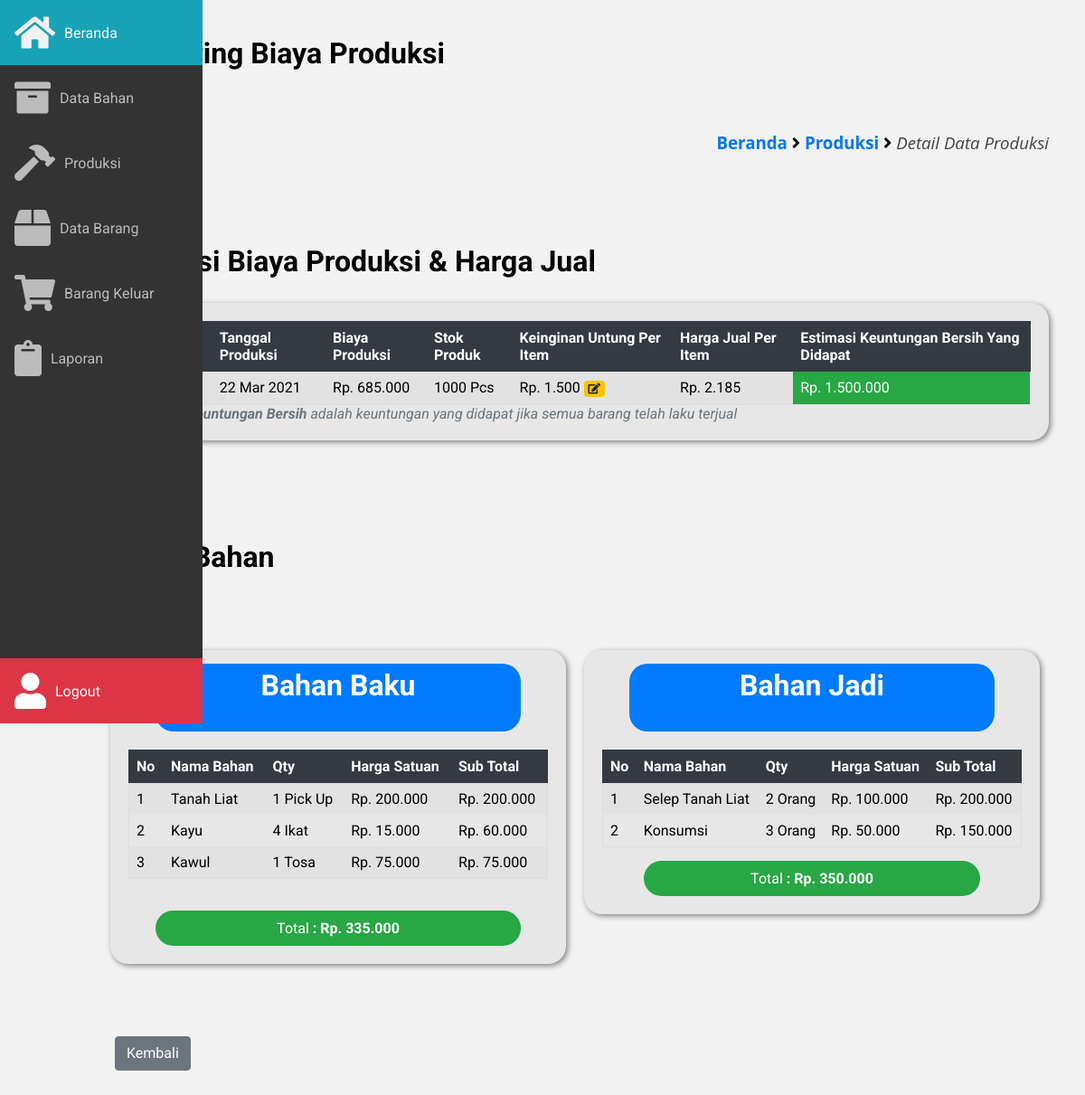
Page /frontend/produksi/detail_produksi.php?ip=95 (signed in) on the earlier database version.
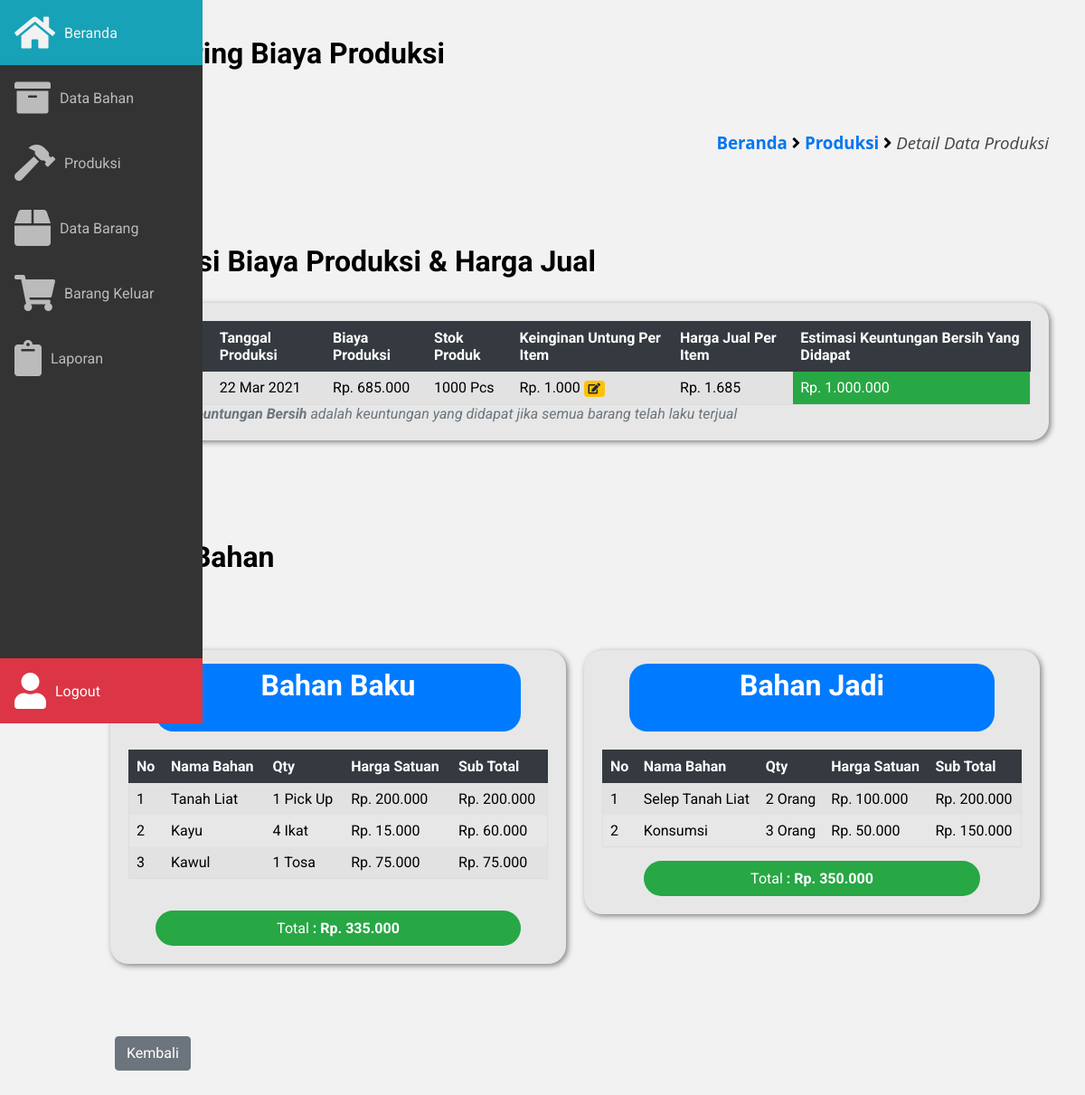
Same page on the later database version.
### tables this page shows
CREATE TABLE `produksi` (
  `id_produksi` int(12) NOT NULL,
  `nama_produk` varchar(100) NOT NULL,
  `stok_produk` int(12) NOT NULL,
  `satuan_stok_produk` varchar(100) NOT NULL,
  `untung_produk` int(12) NOT NULL,
  `harga_jual` int(20) NOT NULL,
  `tgl_produksi` date NOT NULL
);

CREATE TABLE `detail_produksi` (
  `id_detail_produksi` int(12) NOT NULL,
  `produksi_id` int(12) NOT NULL,
  `bhn_id` int(12) NOT NULL,
  `qty` int(12) NOT NULL,
  `sub_total` int(12) NOT NULL
);

CREATE TABLE `bahan` (
  `id_bahan` int(11) NOT NULL,
  `nama_bahan` varchar(100) NOT NULL,
  `tgl` date NOT NULL,
  `kuantitas` int(12) NOT NULL,
  `satuan` varchar(100) NOT NULL,
  `harga` int(11) NOT NULL,
  `kategori` varchar(100) NOT NULL
);

### frontend/produksi/detail_produksi.php (the view, shortened to what this page needs)
<?php
	include '../../database/koneksi.php';
?>
<!DOCTYPE html>
<html lang="pt-BR">
	<head>
		<link rel="stylesheet" href="https://pro.fontawesome.com/releases/v5.10.0/css/all.css"/>
		<link
			rel="stylesheet"
			href="https://cdn.materialdesignicons.com/4.9.95/css/materialdesignicons.min.css"
		/>
		<link rel="stylesheet" href="../../assets/css/main.css" />
		<link rel="stylesheet" href="../../assets/css/style.css" />
		<link rel="stylesheet" href="../../assets/css/sidebar.css" />
	</head>
	<body>
	<?php
		include '../layout/sidebar.php';
	?>
		<main class="main">
			<section>
				<h2>Monitoring Biaya Produksi</h2>
				<h3>Produksi</h3>
				<div class="breadcrumb">
						<h3>
							<a href="../../beranda.php?page=beranda">Beranda</a> <i class="fa fa-angle-right"></i>
							<a href="index.php?page=produksi">Produksi</a> <i class="fa fa-angle-right"></i>
							<span class="akhir-link-breadcrumb">Detail Data Produksi</span>
						</h3>
				</div>
				<div class="container">
					<div class="baris">
						<?php
							$ip = $_GET['ip'];
							$cekData   =  "SELECT * FROM detail_produksi WHERE produksi_id = '$ip' ";
							$queryData = mysqli_query($host, $cekData);
							$cekdId    = mysqli_num_rows($queryData);
							if ($cekdId != null) {
								$sql        = "SELECT * FROM detail_produksi INNER JOIN produksi ON detail_produksi.produksi_id = produksi.id_produksi WHERE produksi_id = '$ip' ";
								$query      = mysqli_query($host, $sql);
								$list_biaya = mysqli_fetch_assoc($query);
								$sqlSum     = "SELECT SUM(sub_total) AS total_biaya_produksi FROM detail_produksi WHERE produksi_id = '$ip' ";
								$querySum   = mysqli_query($host, $sqlSum);
								$dataSum    = mysqli_fetch_assoc($querySum);
								$hargaSatuan = $dataSum['total_biaya_produksi'] / $list_biaya['stok_produk'] + $list_biaya['untung_produk'];
								$cuan        = $list_biaya['stok_produk'] * $list_biaya['untung_produk'];
								$produksi_id      = $list_biaya['produksi_id'];
								$total_biaya      = $dataSum['total_biaya_produksi'];
								$stok_produk      = $list_biaya['stok_produk'];
								$selectStokBarang = "SELECT * FROM barang WHERE produksi_id = '$ip' ";
								$queryStokBarang  = mysqli_query($host, $selectStokBarang);
								$dataStokBarang   = mysqli_fetch_assoc($queryStokBarang);
								$stokBarang       = $dataStokBarang['stok_barang'];
						?>
							<div class="kolom-100 margin-top-50 margin-bottom-100">
								<h2>Kalkulasi Biaya Produksi & Harga Jual</h2>
								<div class="box-konten-radius backgorund-e7">
									<div class="box-badan-konten">
										<div class="table-box">
											<table class="table-responsive">
												<tr class="thead-dark">
													<th>Nama Produk</th>
													<th>Tanggal Produksi</th>
													<th>Biaya Produksi</th>
													<th>Stok Produk</th>
													<th>Keinginan Untung Per Item</th>
													<th>Harga Jual Per Item</th>
													<th>Estimasi Keuntungan Bersih Yang Didapat</th>
												</tr>
												<tr>
													<td><?= $list_biaya['nama_produk'] ?></td>
													<td><?= date('d M Y', strtotime($list_biaya['tgl_produksi'])) ?></td>
													<td><?= "Rp. " . number_format($dataSum['total_biaya_produksi'],0, ',' , '.') ?></td>
													<td><?= $list_biaya['stok_produk'] . " " . $list_biaya['satuan_stok_produk'] ?></td>
													<td>
														<?= "Rp. " . number_format($list_biaya['untung_produk'], 0, ',' , '.') ?>
														<?php
															if ($stokBarang != 0) {
																echo "
																	<a href='edit_untung.php?ip=$produksi_id&biaya_produksi=$total_biaya&stok=$stok_produk' class='lencana lencana-kuning'>
																		<i class='fa fa-edit'></i>
																	</a>
																";
															}
														?>
													</td>
													<td><?= "Rp. " . number_format($hargaSatuan, 0, ',' , '.') ?></td>
													<td class="background-hijau teks-putih"><?= "Rp. " . number_format($cuan, 0, ',' , '.') ?></td>
												</tr>
											</table>
											<i class="teks-mati">
												<b>* Estimasi Keuntungan Bersih</b> adalah keuntungan yang didapat jika semua barang telah laku terjual
											</i>
										</div>
									</div>
								</div>
							</div>
							<div class="kolom-50">
								<h2>Detail Bahan</h2>
								<?php
								if ($stokBarang != 0) {
									echo "
									<a href='edit_detail_produksi.php?ip=$produksi_id&page=produksi' class='tmbl tmbl-kuning float-left'>
										Edit Bahan
									</a>
									";
								}
								?>
							</div>
							<div class="kolom-100 margin-bottom-50">
								<div class="kolom-50-kiri">
									<div class="box-konten-radius backgorund-e7">
										<center>
											<div class="box-header-radius-80 background-biru teks-putih">
												<h2 class="text-center">Bahan Baku</h2>
											</div>
										</center>
										<div class="box-badan-konten">
											<div class="table-box">
												<table class="table-responsive">
													<tr class="thead-dark">
														<th>No</th>
														<th>Nama Bahan</th>
														<th>Qty</th>
														<th>Harga Satuan</th>
														<th>Sub Total</th>
													</tr>
													<?php
														$nomor = 1;
														$dataBahanBaku = "SELECT * FROM detail_produksi INNER JOIN produksi ON detail_produksi.produksi_id = produksi.id_produksi INNER JOIN bahan ON detail_produksi.bhn_id = bahan.id_bahan  WHERE produksi_id = '$ip' AND kategori = 'bahan baku' ";
														$query         = mysqli_query($host, $dataBahanBaku);
														while ($bahanBaku = mysqli_fetch_assoc($query) ) {
													?>
													<tr>
														<td><?= $nomor++ ?></td>
														<td><?= $bahanBaku['nama_bahan'] ?></td>
														<td><?= $bahanBaku['qty'] . " " .  $bahanBaku['satuan'] ?></td>
														<td><?= "Rp. " . number_format($bahanBaku['harga'], 0, ',' , '.') ?></td>
														<td><?= "Rp. " . number_format($bahanBaku['sub_total'], 0, ',' , '.') ?></td>
													</tr>
													<?php } ?>
												</table>
											</div>
										</div>
										<center>
											<div class="kolom-kalulasi-sementara margin-bottom-20">
												<div class="box-header-radius-80 background-hijau teks-putih padding-10">
													<?php
														$sqlTotal   = mysqli_query($host, "SELECT SUM(sub_total) AS total_baku FROM detail_produksi INNER JOIN bahan ON detail_produksi.bhn_id = bahan.id_bahan  WHERE produksi_id = '$ip' AND kategori = 'bahan baku' ");
														$total      = mysqli_fetch_assoc($sqlTotal);
													?>
													Total
													<b> : <?= "Rp. " . number_format($total['total_baku'],0,',','.') ?></b>
												</div>
											</div>
										</center>
									</div>
								</div>
								<div class="kolom-50-kanan">
									<div class="box-konten-radius backgorund-e7">
										<center>
											<div class="box-header-radius-80 background-biru teks-putih">
												<h2 class="text-center">Bahan Jadi</h2>
											</div>
										</center>
										<div class="box-badan-konten">
											<div class="table-box">
												<table class="table-responsive">
													<tr class="thead-dark">
														<th>No</th>
														<th>Nama Bahan</th>
														<th>Qty</th>
														<th>Harga Satuan</th>
														<th>Sub Total</th>
													</tr>
													<?php
														$nomor = 1;
														$dataBahanBaku = "SELECT * FROM detail_produksi INNER JOIN produksi ON detail_produksi.produksi_id = produksi.id_produksi INNER JOIN bahan ON detail_produksi.bhn_id = bahan.id_bahan  WHERE produksi_id = '$ip' AND kategori = 'bahan jadi' ";
														$query         = mysqli_query($host, $dataBahanBaku);
														while ($bahanBaku = mysqli_fetch_assoc($query) ) {
													?>
													<tr>
														<td><?= $nomor++ ?></td>
														<td><?= $bahanBaku['nama_bahan'] ?></td>
														<td><?= $bahanBaku['qty'] . " " .  $bahanBaku['satuan'] ?></td>
														<td><?= "Rp. " . number_format($bahanBaku['harga'], 0, ',' , '.') ?></td>
														<td><?= "Rp. " . number_format($bahanBaku['sub_total'], 0, ',' , '.') ?></td>
													</tr>
													<?php } ?>
												</table>
											</div>
											<center>
												<div class="kolom-kalulasi-sementara">
													<div class="box-header-radius-80 background-hijau teks-putih padding-10">
														<?php
															$sqlTotal      = mysqli_query($host, "SELECT SUM(sub_total) AS total_jadi FROM detail_produksi INNER JOIN produksi ON detail_produksi.produksi_id = produksi.id_produksi INNER JOIN bahan ON detail_produksi.bhn_id = bahan.id_bahan  WHERE produksi_id = '$ip' AND kategori = 'bahan jadi' ");
															$total         = mysqli_fetch_assoc($sqlTotal);
														?>
														Total
														<b> : <?= "Rp. " . number_format($total['total_jadi'],0,',','.') ?></b>
													</div>
												</div>
											</center>
										</div>
									</div>
								</div>
							</div>
							<?php } ?>
					</div>
					<a href="index.php?page=produksi" class="tmbl tmbl-abu-abu margin-20-0 margin-bottom-50">
						Kembali
					</a>
				</div>
			</section>
		</main>
	</body>
</html>

### frontend/layout/sidebar.php
<aside class="sidebar">
	<nav>
		<ul class="sidebar__nav">
			<li>
				<a href="/Monitoring/beranda.php?page=beranda" class="sidebar__nav__link <?php if($_GET['page'] == 'beranda'){  ?>sidebar-active <?php }?>">
					<i class="fa fa-home"></i>
					<span class="sidebar__nav__text">Beranda</span>
				</a>
			</li>
			<li>
				<a href="/Monitoring/frontend/bahan/index.php?page=bahan" class="sidebar__nav__link <?php if($_GET['page'] == 'bahan'){  ?>sidebar-active <?php } ?>">
					<i class="fas fa-archive"></i>
					<span class="sidebar__nav__text">Data Bahan</span>
				</a>
			</li>
			<li>
				<a href="/Monitoring/frontend/produksi/index.php?page=produksi" class="sidebar__nav__link <?php if($_GET['page'] == 'produksi'){  ?>sidebar-active <?php } ?>">
					<i class="fas fa-hammer"></i>
					<span class="sidebar__nav__text">Produksi</span>
				</a>
			</li>
			<li>
				<a href="/Monitoring/frontend/data_barang/index.php?page=databarang" class="sidebar__nav__link <?php if($_GET['page'] == 'databarang'){  ?>sidebar-active <?php } ?>">
					<i class="fas fa-box"></i>
					<span class="sidebar__nav__text">Data Barang</span>
				</a>
			</li>
			<li>
				<a href="/Monitoring/frontend/barang_keluar/index.php?page=barangkeluar" class="sidebar__nav__link <?php if($_GET['page'] == 'barangkeluar'){  ?>sidebar-active <?php } ?>">
					<i class="fas fa-shopping-cart"></i>
					<span class="sidebar__nav__text">Barang Keluar</span>
				</a>
			</li>
			<li>
				<a href="/Monitoring/frontend/laporan/index.php?page=laporan" class="sidebar__nav__link <?php if($_GET['page'] == 'laporan'){  ?>sidebar-active <?php } ?>">
					<i class="fas fa-clipboard"></i>
					<span class="sidebar__nav__text">Laporan</span>
				</a>
			</li>
			<li>
				<a onclick="return confirm('Anda yakin ingin logout ?')" href="/Monitoring/backend/login/logout.php" class="sidebar__nav__link link-lgout">
					<i class="fas fa-user"></i>
					<span class="sidebar__nav__text">Logout</span>
				</a>
			</li>
		</ul>
	</nav>
</aside>

### assets/css/main.css (style rules this page uses)
:root { --sidebar-width: 4.5em; }
body { margin: 0; padding: 0; font-family: 'Roboto'; }
* { outline: none; box-sizing: border-box; }
.main { margin-left: auto; margin-right: auto; max-width: 100%; padding: 1.5em 1.5em; }
.main h2 { font-size: 2em; margin-top: 0px; }
@media (min-width: 572px) { .main { margin-left: var(--sidebar-width); } }
@media (min-width: 992px) { .main { padding: 2.5em; } }

### assets/css/sidebar.css (style rules this page uses)
.sidebar { background-color: #333; position: fixed; transition: width 0.2s ease; }
.sidebar nav { height: 100%; }
.sidebar .sidebar__nav { display: flex; height: 100%; list-style: none; margin: 0; padding: 0; }
.sidebar .sidebar__nav .sidebar__nav__link { align-items: center; color: #bbb; display: flex; padding-left: 20px; text-decoration: none; transition: color 0.2s ease, background-color 0.2s ease; }
.sidebar .sidebar__nav .link-lgout { background-color: #dc3545; color: white; }
.sidebar .sidebar__nav .sidebar__nav__text { display: none; margin-left: 10px; margin-right: auto; white-space: nowrap; }
.sidebar .sidebar__nav i { align-items: center; display: flex; justify-content: center; }
@media (min-width: 572px) { .sidebar { height: 100vh; left: 0; width: var(--sidebar-width); } }
@media (min-width: 572px) { .sidebar .sidebar__nav { flex-direction: column; } }
@media (min-width: 572px) { .sidebar .sidebar__nav li:last-child { margin-top: auto; } }
@media (min-width: 572px) { .sidebar .sidebar__nav .sidebar__nav__link { padding: 1em; } }
@media (min-width: 572px) { .sidebar .sidebar__nav i { font-size: 2.5rem; } }

Differences in the rows shown:
changed produksi "Pcs": untung_produk "1.500" → "1.000"; cuan "1.500.000" → "1.000.000"
Other differences:
$hargaSatuan: "2.185" → "1.685"
